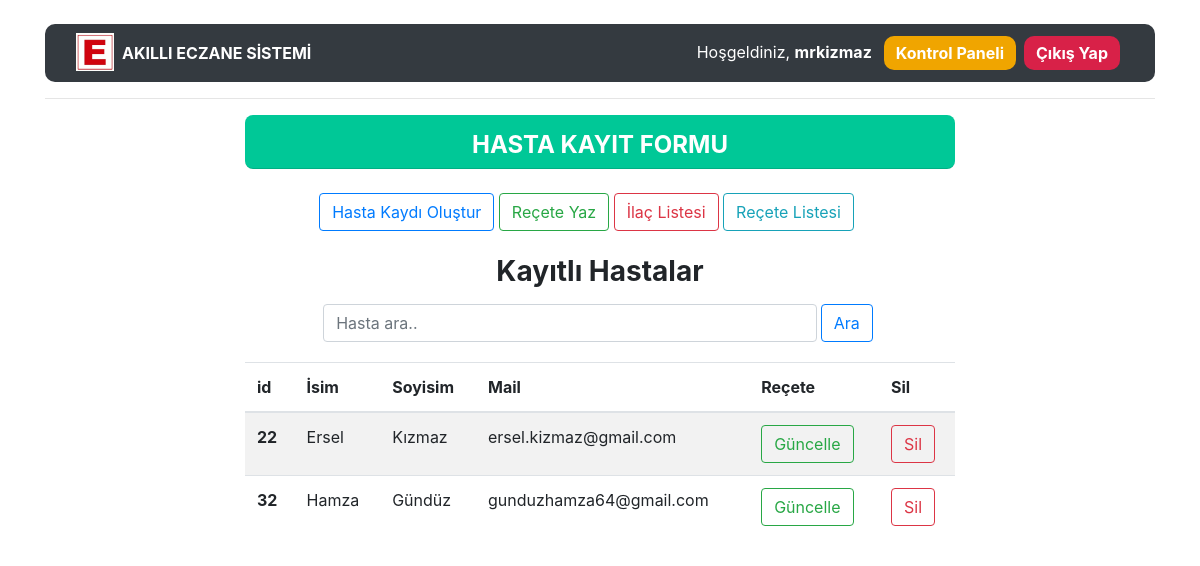
The app's page /medicines/dashboard/ (signed in), older data.
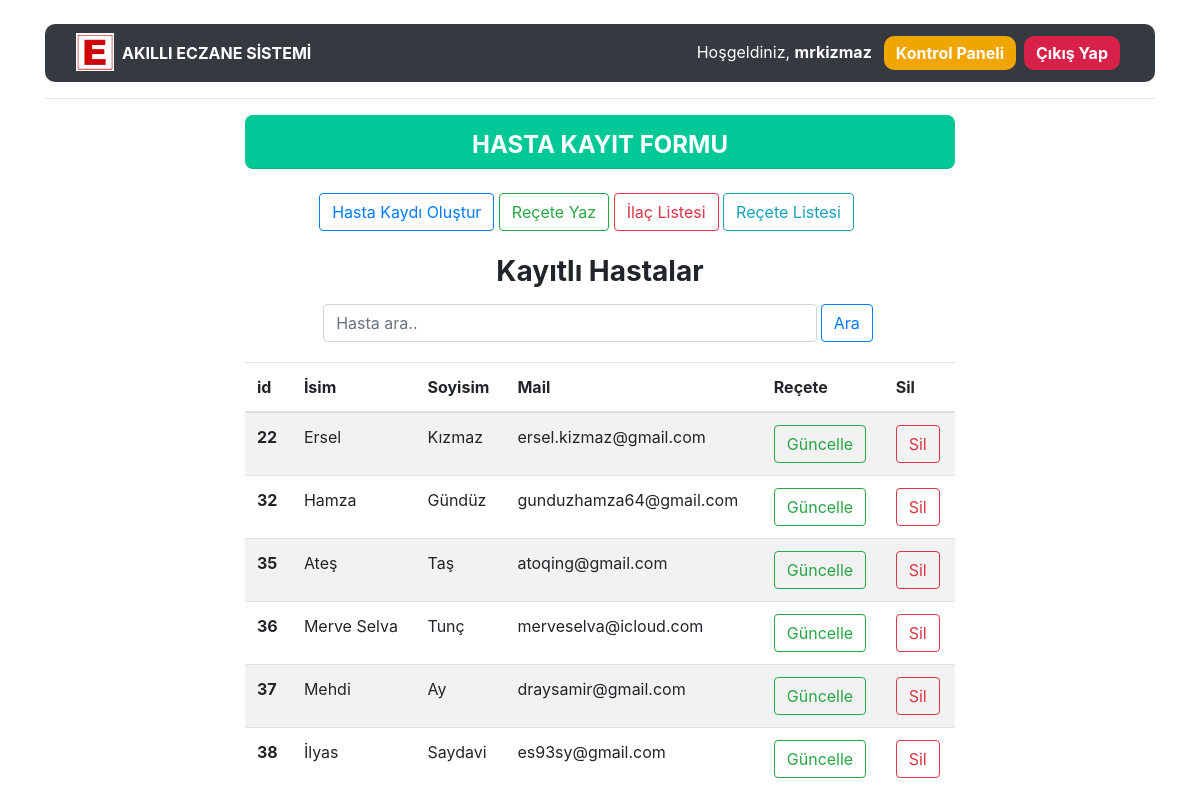
The same page, newer data.
### medicine/models.py (models this page shows, shortened)
class Patient(models.Model):
    first_name=models.CharField(max_length=30,verbose_name="İsim")
    last_name = models.CharField(max_length=30,verbose_name="Soyisim")
    mail=models.EmailField(max_length=50,verbose_name="Mail")
    created_date=models.DateTimeField(auto_now=True,verbose_name="Oluşturulma Tarihi")

### medicine/views.py (the view)
# urls.py: path('dashboard/', views.dashboard, name = 'dashboard'),
@login_required(login_url="user:login")
def dashboard(request):
    keyword=request.GET.get("keyword")
    if keyword:
        patient=Patient.objects.filter(first_name__contains=keyword)
        return render(request,"dashboard.html",{"patient":patient})
    medicines = Patient.objects.all()
    context={
        "medicines":medicines
    }
    return render(request,"dashboard.html",context)

### templates/dashboard.html (shortened to what this page needs)
{% extends "layout.html" %}
{% block body %}
<div class="col-md-8 offset-md-2">
  <div class="card-header p-1" style="border-radius:8px; background-color: #00C897">
    <div class="py-1">
    <h4 class="text-white font-weight-bolder text-center mt-2 mb-0"><b>HASTA KAYIT FORMU</b></h4>
    </div>
  </div><br>
    <div class="col-md-10 offset-md-1">
      <span><a class="btn btn-outline-primary" href="/medicines/addpatient">Hasta Kaydı Oluştur</a></span>
      <span><a class="btn btn-outline-success" href="/medicines/receteolustur">Reçete Yaz</a></span>
      <span><a class="btn btn-outline-danger" href="/medicines/ilaclistesi">İlaç Listesi</a></span>
      <span><a class="btn btn-outline-info" href="/medicines/recetelistesi">Reçete Listesi</a></span>
      <br><br>
      <h3 style="text-align:center; font-weight:bold">Kayıtlı Hastalar</h3>
  <div class="input-group p-1 pb-3 justify-content-center align-items-center">
  <input type="search" name="keyword" class="form-control rounded" placeholder="Hasta ara.." aria-label="Search" aria-describedby="search-addon" />
  <button type="button" class="btn btn-outline-primary">Ara</button>
  </div>
  </div>
  {% if medicines %}
    <table class="table table-striped">
      <thead>
        <tr>
          <th scope="col">id</th>
          <th scope="col">İsim</th>
          <th scope="col">Soyisim</th>
          <th scope="col">Mail</th>
          <th scope="col">Reçete</th>
          <th scope="col">Sil</th>
        </tr>
      </thead>
      <tbody>
        {% for i in medicines %}
        <tr>
          <th scope="row">{{i.id}}</th>
          <td>{{i.first_name}}</td>
          <td>{{i.last_name}}</td>
          <td>{{i.mail}}</td>
          <td>
        <span><a class="btn btn-outline-success" href="/medicines/recete/{{i.id}}">Güncelle</a></span> </td>
          <td><a href="/articles/delete/{{article.id}}" style="text-align:center" class="btn btn-outline-danger">Sil</a></td>
        </tr>
        {% endfor %}
      </tbody>
    </table>
  {% else %}
  <div class="alert alert-danger">Herhangi bir hasta kaydı bulunmuyor!!!</div>
  {% endif %}
</div>
{% endblock body %}

Row changes from the older to the newer data that the page shows:
added Patient: id "35", first_name "Ateş", last_name "Taş", mail "atoqing@gmail.com"
added Patient: id "36", first_name "Merve Selva", last_name "Tunç", mail "merveselva@icloud.com"
added Patient: id "37", first_name "Mehdi", last_name "Ay", mail "draysamir@gmail.com"
added Patient: id "38", first_name "İlyas", last_name "Saydavi", mail "es93sy@gmail.com"
